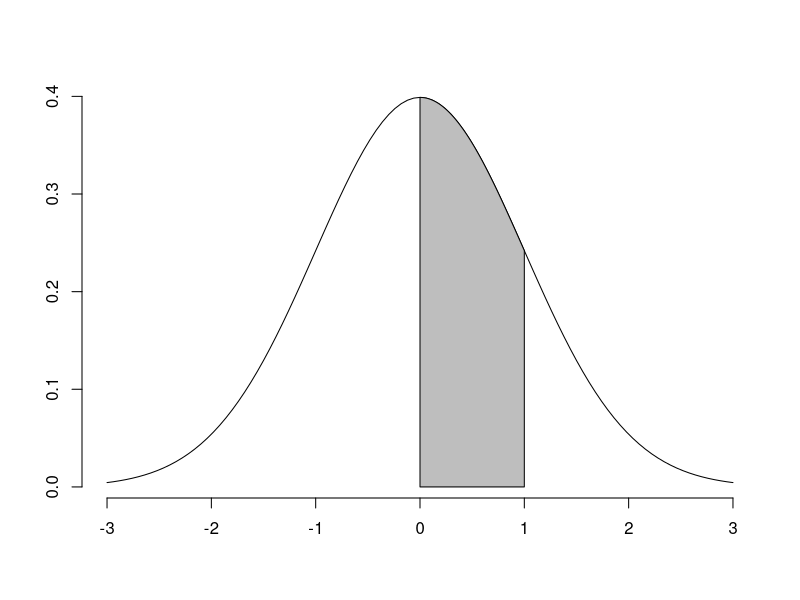
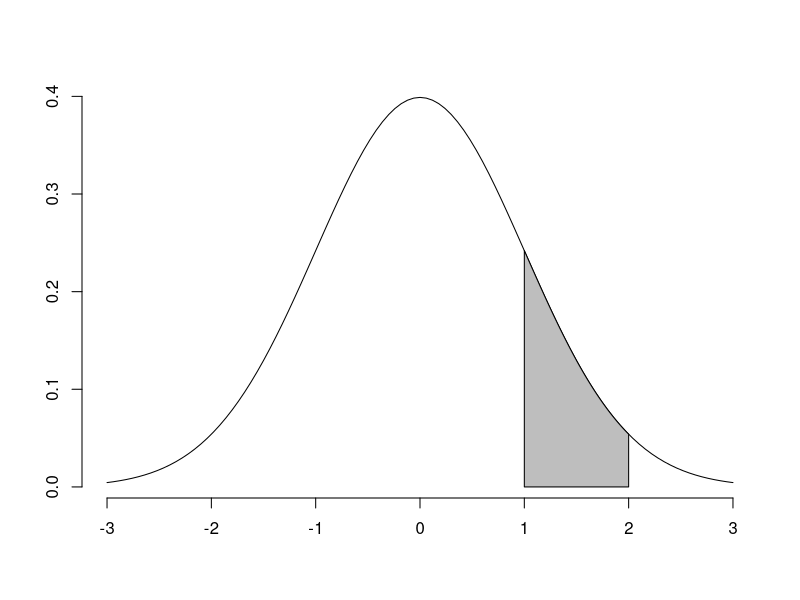
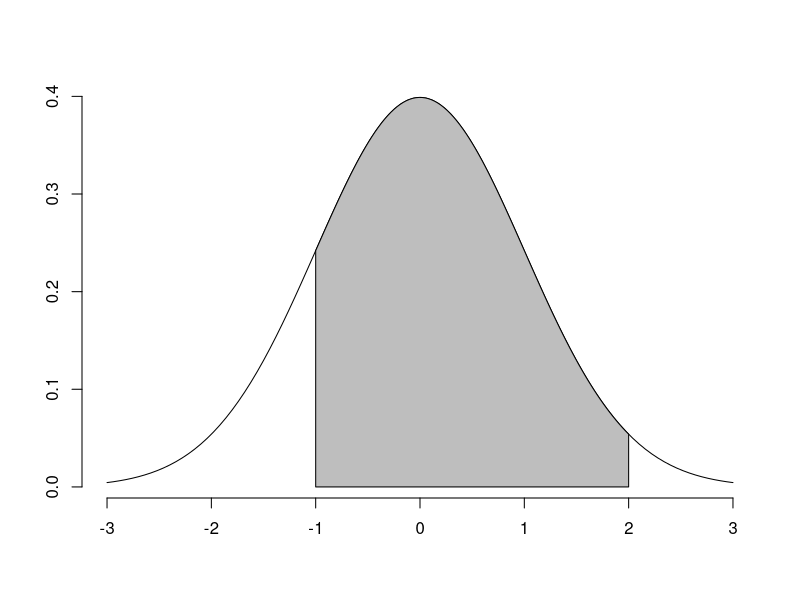
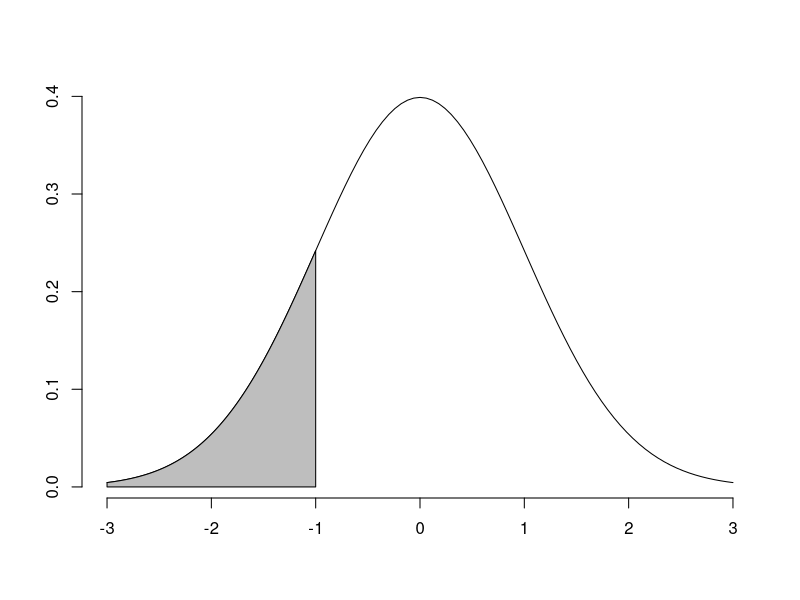
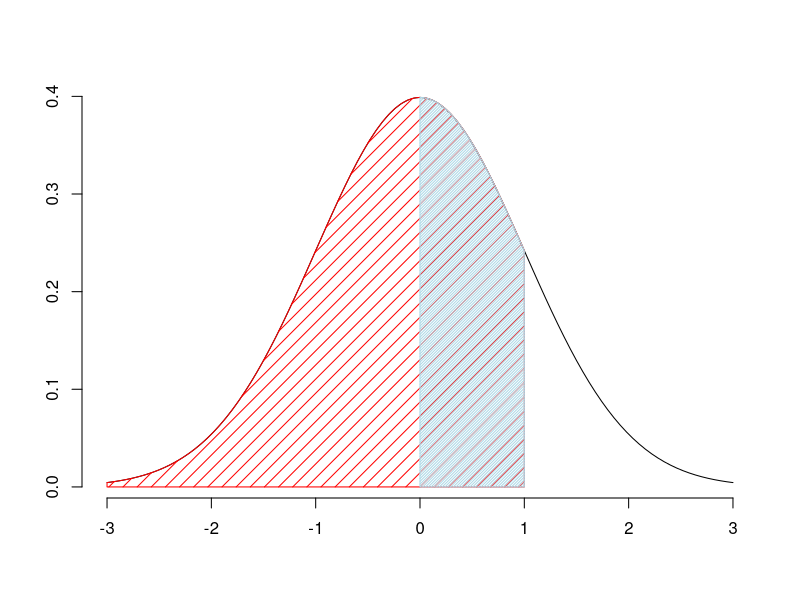
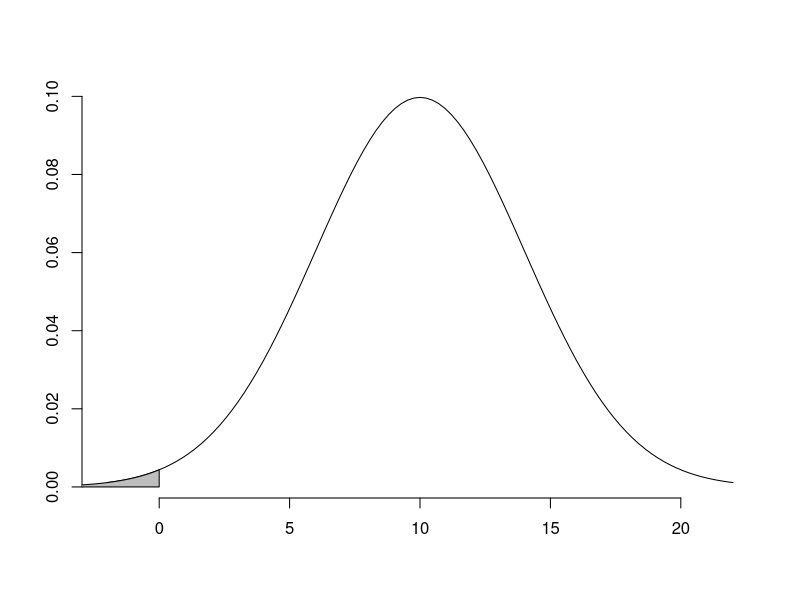
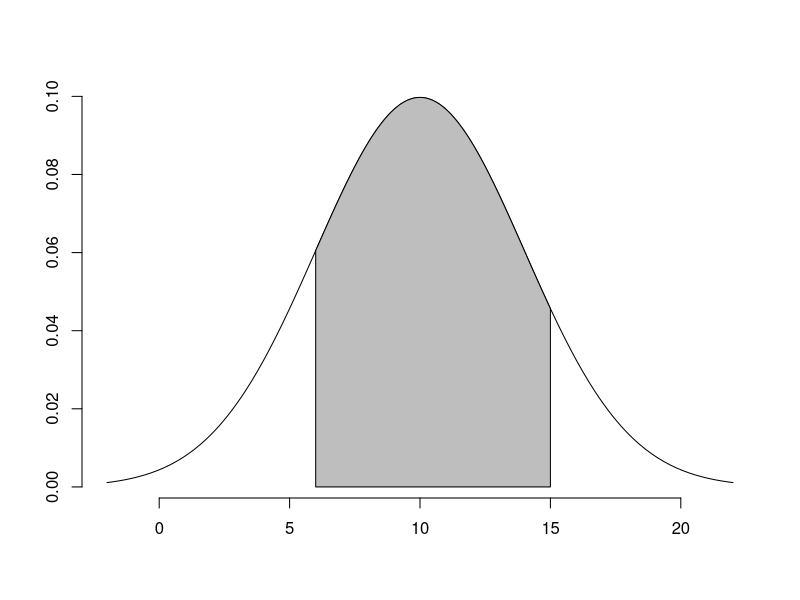

R code for these plots, in order:
## ---- chunk 1
choose(8,3) #a)
choose(8,5) #b)
choose(5,3)*choose(3,2) #c)


## ---- chunk 2
dbinom(x = 2, size=5, prob=0.2) 
## ---- chunk 3
dbinom(x = 3, size=5, prob=0.8) 
## ---- chunk 4
dbinom(x = 0, size=8, prob=0.4)+
  dbinom(x = 1, size=8, prob=0.4)+
  dbinom(x = 2, size=8, prob=0.4)+
  dbinom(x = 3, size=8, prob=0.4)

# Enklare:
sum(dbinom(x = 0:3, size=8, prob=0.4))
## ---- chunk 5
1- sum(dbinom(x = 0:5, size=20, prob=0.3))
## ---- chunk 6
1 - sum(dbinom(x = 0:4, size=10, prob=0.4))
## ---- chunk 7
skugga <- function(lower.x, upper.x, mu=0, sigma=1,col="grey",density=NULL){
  step <- (upper.x - lower.x) / 100
  bounds <- c(mu-3*sigma, mu+3*sigma)
  cord.x <- c(lower.x,seq(lower.x,upper.x,step),upper.x)
  cord.y <- c(0,dnorm(seq(lower.x,upper.x,step),mu,sigma),0)
  curve(dnorm(x,mu,sigma),xlim=bounds,xlab = "",ylab = "",bty="n") 
  polygon(cord.x,cord.y,col=col,density = density)
}
## ---- chunk 8
skugga(lower.x = 0, upper.x = 1)   # i
skugga(lower.x = 1, upper.x = 2)   # ii
skugga(lower.x = -1, upper.x = 2)  # iii
skugga(lower.x = -3, upper.x = -1) # iv
## ---- chunk 9
upper.x=0
lower.x=1
mu=0
sigma=1
step <- (upper.x - lower.x) / 100
bounds <- c(mu-3*sigma, mu+3*sigma)
cordx <- c(lower.x,seq(lower.x,upper.x,step),upper.x)
cordy <- c(0,dnorm(seq(lower.x,upper.x,step),mu,sigma),0)
## ---- chunk 10
skugga( -3, 1, col="red",density=10)
polygon(cordx, cordy,col="lightblue", density=51)
## ---- chunk 11
pnorm(1,mean = 0, sd = 1) - pnorm(0,mean = 0,sd = 1)
## ---- chunk 12
pnorm(2) - pnorm(1)  # (ii)
pnorm(2) - pnorm(-1) # (iii)
pnorm(-1)            # (iv)
## ---- chunk 13
qnorm(0.975)
# Vi kan använda round() för att avrunda till önskat antal decimaler
round(qnorm(0.975), digits = 2)
round(qnorm(0.33), digits = 2)
## ---- chunk 14
skugga(-5,0,mu=10,sigma=4)
round(pnorm(0,mean=10,sd=4)*2,4)
## ---- chunk 15
skugga(6,15,mu = 10, sigma = 4)
pnorm(15,10,4)-pnorm(6,10,4)
## ---- chunk 16
stickprov <- c(71, 85, 68, 72, 58, 76, 74, 80)
xbar <- mean(stickprov)   # stickprovsmedelvärde
n <- length(stickprov)    # stickprovsstorlek
s = sd(stickprov)         # stickprovsstandardavvikelse
t = qt(0.975, df = n-1)   # t-förd. med n-1 frihetsgrader


xbar - t * s/sqrt(n)
xbar + t * s/sqrt(n)
## ---- chunk 17
stickprov <- c(9.0, 9.2, 9.5, 10.1, 9.8, 9.3, 9.7, 9.6, 10.0 ,9.2)

t.test(stickprov,
       mu=9.75,                 # Noll-hypotesen
       alternative = "less",    # Vad för slags mothypotes har vi? 
       conf.level = 0.95)       # Vilken signifikansnivå?

